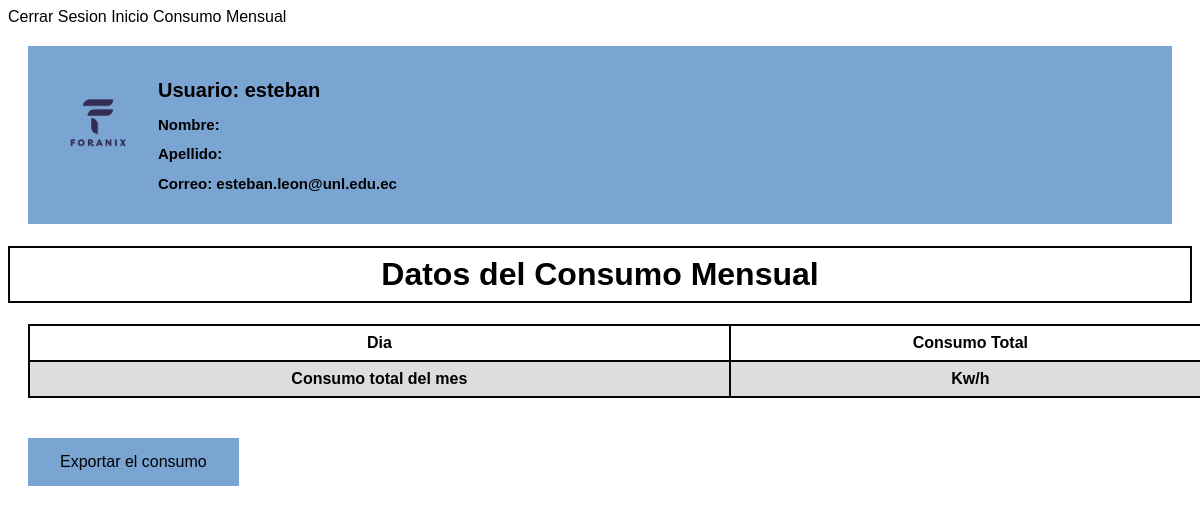
Page /paginaUsuario/inventario/informe/ (signed in) on the earlier database version.
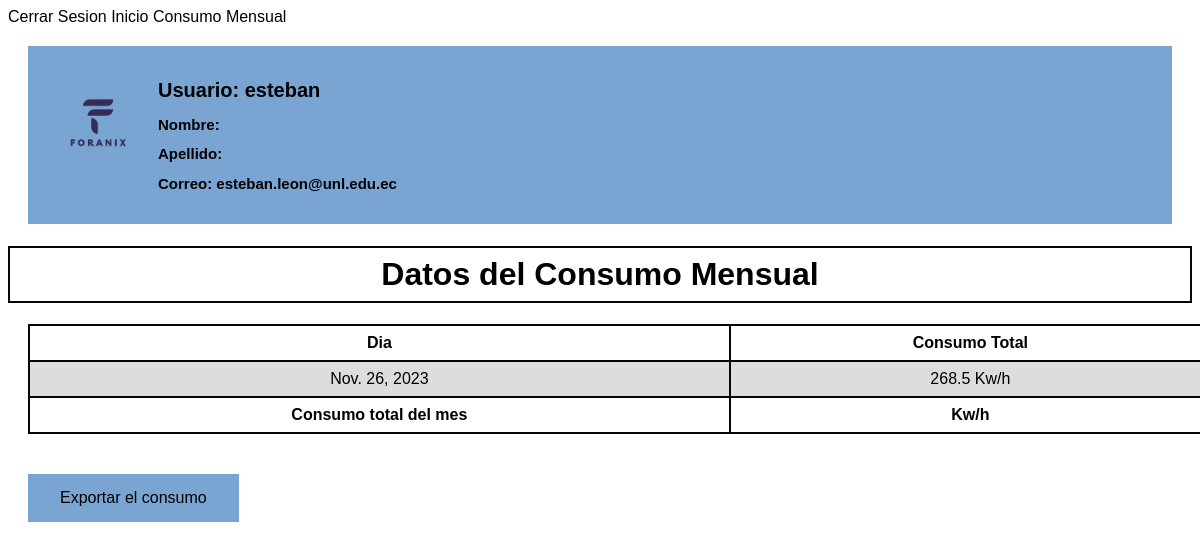
Same page on the later database version.
### energy/models.py (models this page shows, shortened)
class ConsumoDiarioMensual(models.Model):
    user = models.ForeignKey(User, on_delete=models.CASCADE)
    inventario = models.ForeignKey(Inventario, on_delete=models.SET_NULL, null=True)
    dia = models.DateField(auto_now_add=True)  # Cambiado a auto_now_add para obtener la fecha actual en la creación del objeto
    consumoTotal = models.FloatField(default=0)  # Valor predeterminado actualizado a 0
    consumoTotalMensual = models.FloatField(default=0)

### energy/views.py (the view)
# urls.py: path('paginaUsuario/inventario/informe/', informe, name="informe"),
def informe(request):
    if request.user.is_authenticated:
        consumoDiarioDelMes = ConsumoDiarioMensual.objects.filter(user=request.user)
        return render(request, 'energy/home/informe.html', {
            'consumoDiarioDelMes': consumoDiarioDelMes,
        })
    return render(request, 'energy/home/informe.html')

### energy/templates/energy/home/informe.html (shortened to what this page needs)
<!DOCTYPE html>
<html lang="en">
<head>
    {% load static %}
</head>
<body>
    <a href="{% url 'cerrarSesion' %}">Cerrar Sesion</a>
    <a href="{% url 'paginaUsuario' %}">Inicio</a>
    <a href="{% url 'inventario' %}">Consumo Mensual</a>
    <div class="datosUsuario">
        <img src="{% static 'energy/img/FORANIX-sinFondo2.png' %}" alt="Logo">
        <h1>Usuario: {{user.username}}</h1>
        <h2>Nombre: {{user.first_name}}</h2>
        <h2>Apellido: {{user.last_name}}</h2>
        <h2>Correo: {{user.email}}</h2>
    </div>
    <table>
        <h1 class="datosConsumo">Datos del Consumo Mensual</h1>
        <tr>
            <th>Dia</th>
            <th>Consumo Total</th>
        </tr>
        {% for consumo in consumoDiarioDelMes %}
            <tr>
                <td>{{ consumo.dia }}</td>
                <td>{{ consumo.consumoTotal }} Kw/h</td>
            </tr>
        {% endfor %}
            <th>Consumo total del mes</th>
            <th>{{ consumoTotalDelM }} Kw/h</th>
    </table>
        <button><a href="{% url 'imprimirPDF' %}">Exportar el consumo</a></button>
</body>
</html>

Differences in the rows shown:
added ConsumoDiarioMensual: dia "Nov. 26, 2023", consumoTotal "268.5"
